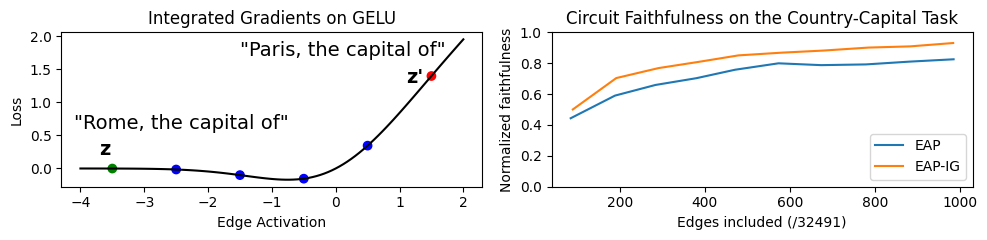

Write Python code to recreate this figure.
#%%
import pandas as pd
import torch
import torch.nn.functional as F
import matplotlib.pyplot as plt 
#%%
fig, axs = plt.subplots(ncols=2, figsize=(10,2.5),)
ax1, ax2 = axs
xs = torch.linspace(-4, 2, 100)
ys = F.gelu(xs).numpy()
xs = xs.numpy()
ax1.plot(xs, ys, color='black')

points_x = torch.linspace(-3.5, 1.5, 6)
points_y = F.gelu(points_x).numpy()
points_x = points_x.numpy()
ax1.scatter(points_x, points_y, color=['green'] + ['blue']* (len(points_x) - 2) + ['red'])
ax1.set_xlabel('Edge Activation')
ax1.set_ylabel('Loss')
ax1.set_title('Integrated Gradients on GELU')
ax1.annotate("z", [points_x[0] - 0.2, points_y[0] + 0.2], fontsize=14, fontweight='bold')
ax1.annotate('"Rome, the capital of"', [points_x[0] - 0.6, points_y[0] + 0.6], fontsize=14,)

ax1.annotate("z'", [points_x[-1] - 0.4, points_y[-1] - 0.1], fontsize=14, fontweight='bold')
ax1.annotate('"Paris, the capital of"', [points_x[-1] - 3.0, points_y[-1] + 0.3], fontsize=14)

display_name_dict = {'ioi': 'IOI', 'greater-than': "Greater-Than", 'greater-than-price': "Greater-Than (Price)", 'greater-than-sequence': "Greater-Than (Sequence)", 'gender-bias': 'Gender-Bias', 'sva': 'SVA', 'fact-retrieval': 'Country-Capital', 'hypernymy': 'Hypernymy'}
def display_name(task):
    if '-comma' in task:
        task = task[:-6]
    return display_name_dict[task] 

prob_diff_tasks = ['greater-than', 'fact-retrieval', 'sva']
def task_to_metric(task):
    if any(ptask in task for ptask in prob_diff_tasks):
        return 'prob_diff'
    return 'logit_diff'


model = 'gpt2'
task_name = 'fact-retrieval-comma'
df = pd.read_csv(f'../pareto/{model}/csv/{task_name}.csv')
for losstype in ['EAP', 'EAP-IG', 'EAP-IG-KL', 'EAP-IG-JS']:
    df[f'loss_{losstype}'] = (df[f'loss_{losstype}'] - df['corrupted_baseline']) /(df['baseline'] - df['corrupted_baseline'])

ax2.plot(df['edges_EAP'], df['loss_EAP'], label='EAP')
ax2.plot(df['edges_EAP-IG'], df['loss_EAP-IG'], label='EAP-IG')

ax2.set_yticks([0.0,0.2,0.4,0.6,0.8,1.0])
ax2.set_title(f'Circuit Faithfulness on the {display_name(task_name)} Task')

handles, labels = ax2.get_legend_handles_labels()
lgd = ax2.legend(handles, labels, loc='lower right')
xlabel = ax2.set_xlabel(f'Edges included (/32491)')
ylabel = ax2.set_ylabel('Normalized faithfulness')
fig.tight_layout()
fig.savefig(f'first_figure_more_text.png', bbox_extra_artists=[lgd, xlabel, ylabel], bbox_inches='tight')
fig.savefig(f'first_figure_more_text.pdf', bbox_extra_artists=[lgd, xlabel, ylabel], bbox_inches='tight')
fig.show()
# %%
